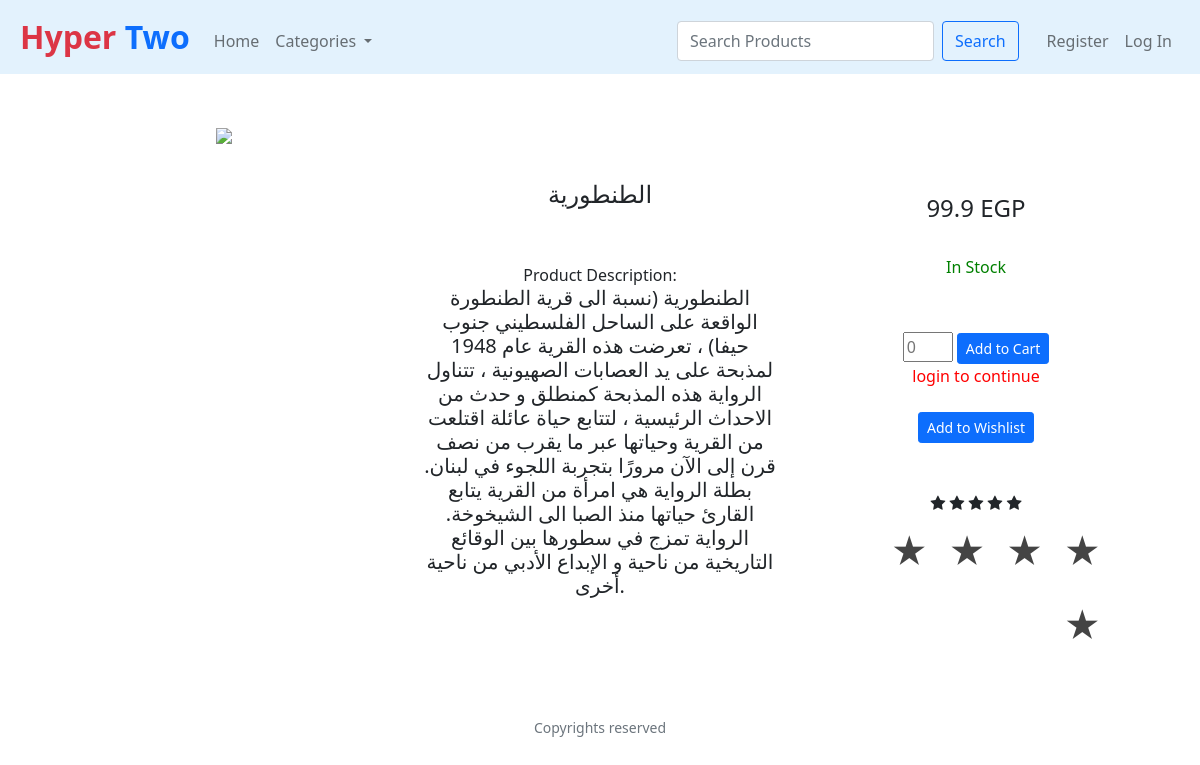
Page /product?prodid=22 on the committed database.
### tables this page shows
CREATE TABLE Product (ProductID INTEGER PRIMARY KEY AUTOINCREMENT NOT NULL UNIQUE, ProductName VARCHAR (300) NOT NULL UNIQUE, ProductDescription VARCHAR (5000), Price DOUBLE NOT NULL, Quantity INT NOT NULL, InStock BOOLEAN, Rating INT CHECK (Rating > 0 and Rating < 6), ImageURL VARCHAR (1000), SupplierID INT NOT NULL REFERENCES Suppliers (SupplierID), CategoryID INT NOT NULL REFERENCES Categories (CategoryID) ON DELETE CASCADE ON UPDATE CASCADE);

### application.py (the view, shortened to what this page needs)
@app.route("/product",methods=['POST','GET'])
def product():
    categories=GetCategories()
    prod_id=request.args.get("prodid")
    Product=db.execute(f"SELECT * FROM Product WHERE ProductID={prod_id}")
    sale=db.execute(f"select SalePercentage from In_Sale_Products WHERE ProductID={prod_id}")
    new_price=None
    added_to_cart=request.form.get("ProductID-addtocart")
    added_to_wishlist=request.form.get("ProductID-addtowishlist")
    message1='login to continue'
    message2=None
    ok1=None
    ok2=None
    cust_id=None
    current_rating=None
    new_rating=None
    if sale:
        new_price=(1-float(sale[0]['SalePercentage']))*float(Product[0]['Price'])
    return render_template("product.html",categories=categories,Product=Product,message1=message1,ok1=ok1,message2=message2,ok2=ok2,sale=sale,new_price=new_price,current_rating=current_rating)

### application.py (called while the page is built)
@app.after_request
def after_request(response):
    response.headers["Cache-Control"] = "no-cache, no-store, must-revalidate"
    response.headers["Expires"] = 0
    response.headers["Pragma"] = "no-cache"
    return response

def GetCategories():
    categories=db.execute("Select * from Categories order by CategoryName")
    return categories

### templates/product.html (shortened to what this page needs)
{% extends "layout.html" %}
{% block main %}
<div class="row">
    <div class="col-lg-4">
        <img src="{{Product[0].ImageURL}}">
    </div>
    <div class="col-lg-4">
        <h4>
            <br><br>
            <div >
                {{Product[0].ProductName}}
            </div>
        </h4>
        <h6>
            {%if Product[0].ProductDescription%}
            <div class="text"style="padding-top:50px;">
                Product Description:
                <h5><p>{{Product[0].ProductDescription}}</p></h5>
            </div>
            {%endif%}
        </h6>
    </div>
    <div class="col-lg-4">
        <br><br><br>
        {%if not sale%}
        <h4> {{Product[0].Price}} EGP</h4>
        {%endif%}
        <br>
        {%if Product[0].Quantity%}
        <div style="color:green;">
            In Stock
        </div>
        <br>
        <br>
        {%endif%}
        {%if ok1%}
        <div>
            <button disabled>Added to cart</button>
        </div>
        {%else%}
        <div>
            <div>
                <form action="/product" method="post">
                    <input type="number" name="quantity" min="1" placeholder="0" style="width: 50px; margin-top: 5px;" required />
                    <button class="btn btn-sm btn-primary" type="submit">Add to Cart</button>
                    {%if message1%}
                    <br>
                    <span style="color:red">{{message1}}</span>
                    {%endif%}
                </form>
            </div>
            {%endif%}
            <br>
            {%if ok2%}
            <div>
                <button disabled>Added to wishlist</button>
            </div>
            {%else%}
            <div>
                <form action="/product?prodid={{ Product[0].ProductID}}" method="post">
                    <button class="btn btn-sm btn-primary" type="submit">Add to Wishlist</button>
                </form>
            </div>
        </div>
        {%endif%}
        <br>
        <br>
        <div>
            {%if not Product[0].Rating%}
            {%for i in range(5)%}
            <span class="fa fa-star"></span>
            {%endfor%}
            {%endif%}
        </div>
        <div>
            <div class="stars">
                <form action="/product" method="GET">
                  <label class="star star-5" for="star-5"></label>
                  <label class="star star-4" for="star-4"></label>
                  <label class="star star-3" for="star-3"></label>
                  <label class="star star-2" for="star-2"></label>
                  <label class="star star-1" for="star-1"></label>
                </form>
              </div>
        </div>
    </div>
    {% endblock %}

### static/styles.css (style rules this page uses)
body { perspective: 1000px; transform-style: preserve-3d; }
main img { max-width: 100%; }
main button { background-color: #537fbe; text-align: left; }
div.stars { width: 270px; display: inline-block; }
label.star { float: right; padding: 10px; font-size: 36px; color: #444; transition: all .2s; }
label.star:before { content: '\2605'; }

### rows in the picture
Product: ProductName "الطنطورية", ProductDescription "الطنطورية (نسبة الى قرية الطنطورة الواقعة على الساحل الفلسطيني جنوب حيفا) ، تعرضت هذه القرية عام 1948 لمذبحة على يد العصابات الصهيونية ، تتناول الرواية هذه المذبحة كمنطلق و حدث من الاحداث الرئيسية ، لتتابع حياة عائلة اقتلعت من القرية وحياتها عبر ما يقرب من نصف قرن إلى الآن مرورًا بتجربة اللجوء في لبنان. بطلة الرواية هي امرأة من القرية يتابع القارئ حياتها منذ الصبا الى الشيخوخة. الرواية تمزج في سطورها بين الوقائع التاريخية من ناحية و الإبداع الأدبي من ناحية أخرى.", Price "99.9"

### other values in the picture
{{ message1 }} "login to continue"
